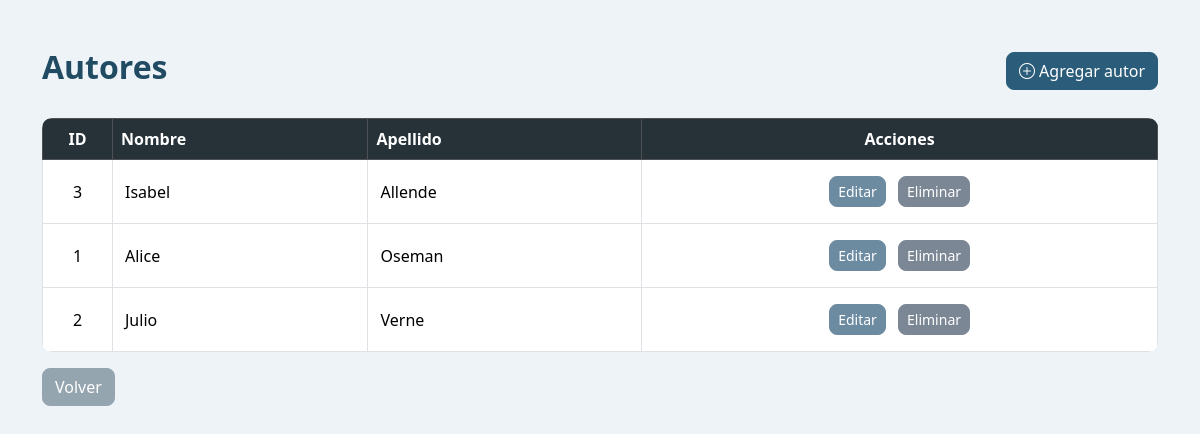
Screenshot of /modulos/autores/listar.php (signed in) with the database file from the repository.
### tables this page shows
CREATE TABLE autores (

    id_autor INT AUTO_INCREMENT PRIMARY KEY,

    nombre VARCHAR(100) NOT NULL,

    apellido VARCHAR(100) NOT NULL

);

### modulos/autores/listar.php (the view, shortened to what this page needs)
<?php
require_once("../../includes/conexion.php");
$sql = "SELECT * FROM autores ORDER BY apellido ASC, nombre ASC";
$resultado = $conexion->query($sql);
?>
<!DOCTYPE html>
<html lang="es">
<head>
    <link href="https://cdn.jsdelivr.net/npm/bootstrap@5.3.7/dist/css/bootstrap.min.css"
        rel="stylesheet">
    <link rel="stylesheet"
        href="https://cdn.jsdelivr.net/npm/bootstrap-icons@1.13.1/font/bootstrap-icons.min.css">
    <link rel="stylesheet" href="../../css/estilos.css">
</head>
<body>
<div class="container mt-5">
    <div class="d-flex justify-content-between align-items-center mb-4">
        <h2>
            Autores
        </h2>
        <a
            href="agregar.php"
            class="btn btn-success">
            <i class="bi bi-plus-circle"></i>
            Agregar autor
        </a>
    </div>
    <table class="table table-bordered table-hover">
        <thead class="table-dark">
            <tr>
                <th>ID</th>
                <th>Nombre</th>
                <th>Apellido</th>
                <th class="text-center">
                    Acciones
                </th>
            </tr>
        </thead>
        <tbody>
        <?php while ($autor = $resultado->fetch_assoc()) { ?>
            <tr>
                <td>
                    <?= $autor["id_autor"]; ?>
                </td>
                <td>
                    <?= $autor["nombre"]; ?>
                </td>
                <td>
                    <?= $autor["apellido"]; ?>
                </td>
                <td class="text-center">
                    <a
                        href="editar.php?id=<?= $autor["id_autor"]; ?>"
                        class="btn btn-warning btn-sm me-2">
                        Editar
                    </a>
                    <a
                        href="eliminar.php?id=<?= $autor["id_autor"]; ?>"
                        class="btn btn-danger btn-sm"
                        onclick="return confirm('¿Desea eliminar este autor?');">
                        Eliminar
                    </a>
                </td>
            </tr>
        <?php } ?>
        </tbody>
    </table>
    <a
        href="../../inicio.php"
        class="btn btn-secondary">
        Volver
    </a>
</div>
</body>
</html>

### css/estilos.css (style rules this page uses)
body { background:#eef3f8; font-family:"Segoe UI", Arial, Helvetica, sans-serif; color:#243447; }
h1, h2, h3 { color:#204b63; font-weight:700; }
.table { background:white; }
.table-dark { background:#263238 !important; }
.table th { vertical-align:middle; }
.table td { vertical-align:middle; padding: 14px; }
a { text-decoration:none; }
.btn { border-radius:8px; transition:.25s; font-weight:500; }
.btn-success { background:#2b5d7a; border-color:#2b5d7a; }
.btn-warning { background:#6c8aa0; border-color:#6c8aa0; color:white; }
.btn-danger { background:#7b8794; border-color:#7b8794; }
.btn-secondary { background:#95a5b0; border-color:#95a5b0; }
.table { border-radius:10px; overflow:hidden; }
.table th { background:#263238; color:#ffffff; font-weight:600; text-align:left; vertical-align:middle; }
.table td { vertical-align:middle; padding:16px 12px; }
th:first-child, td:first-child { width:70px; text-align:center; }

### rows the page displays
autores: id_autor "3", nombre "Isabel", apellido "Allende"
autores: id_autor "1", nombre "Alice", apellido "Oseman"
autores: id_autor "2", nombre "Julio", apellido "Verne"
